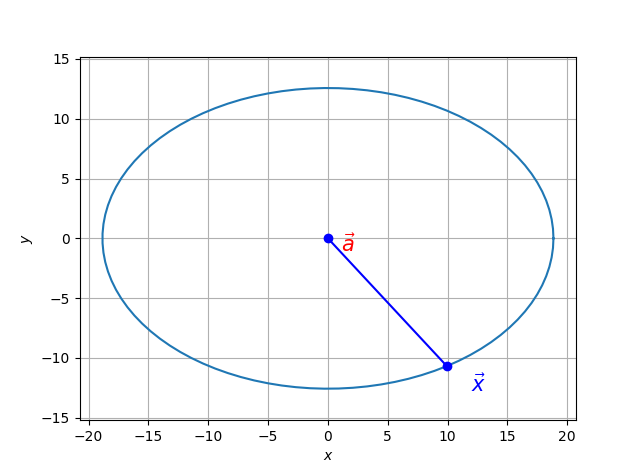

Here is the Python script that generated this plot:
# -*- coding: utf-8 -*-
"""
Created on Tue Sep 26 08:20:19 2017

@author: 11222
"""

from pylab import *

t = linspace(0,1,100)

x= 6*pi*cos(2*pi*t)
y = -4*pi*sin(2*pi*t)


figure(1)

for it in arange(len(t)):
    clf()
    #subplot(131)
    plot(x,y)
    plot([0,x[it]],[0,y[it]],'b-o')
    axis('equal'); xlabel(r'$x$'); ylabel(r'$y$')
    text(1.2*x[it],1.2*y[it],r'$\vec{x}$',color='blue',size=15)

    text(1.1*x[it]/10,1.1*y[it]/10,r'$\vec{a}$',color='red',size=15)
    grid()
     #    savefig('frame_%03d.png' % it)

    pause(.001)
